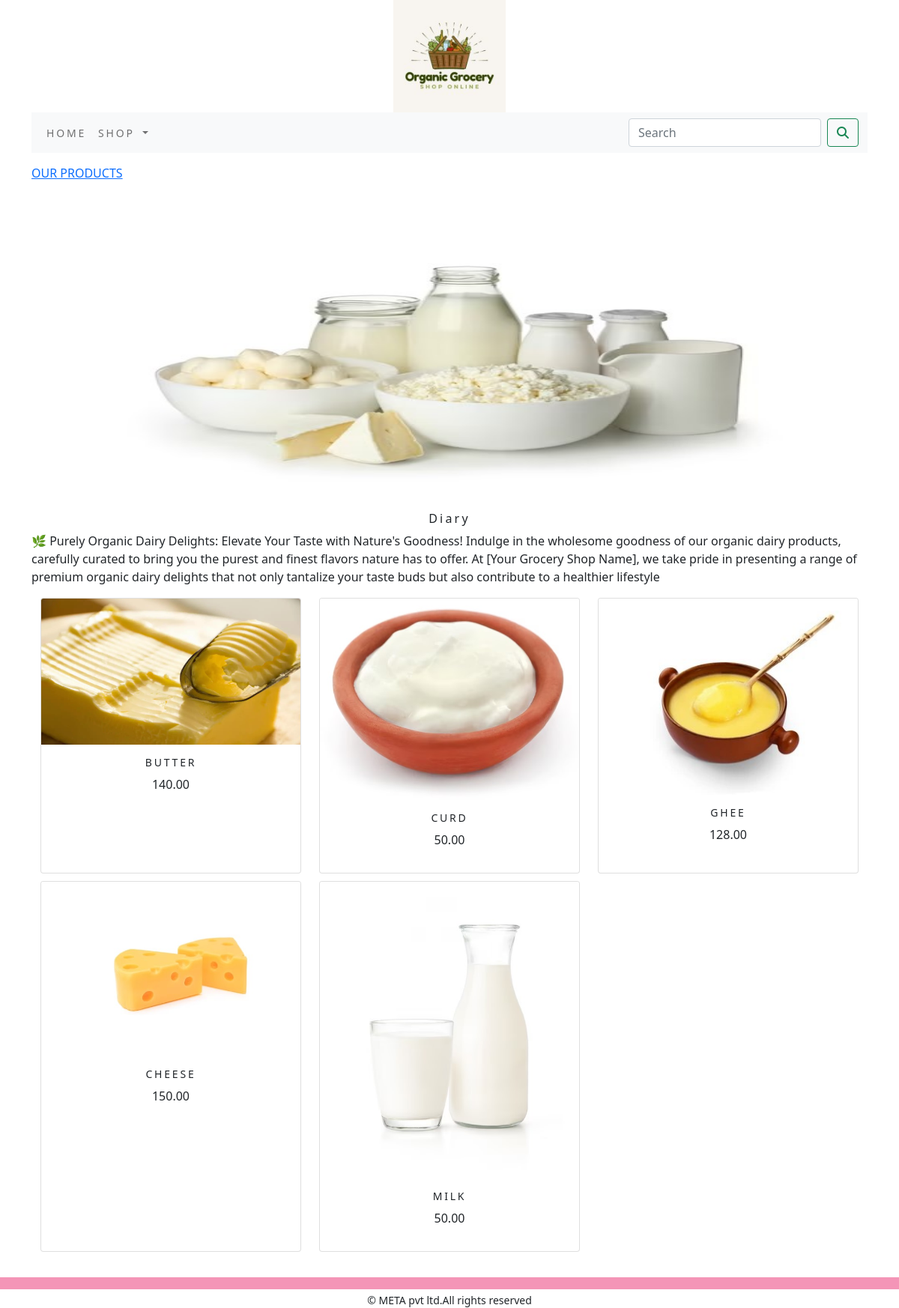
The page /shop/diary/ on the database its author committed.
### shop/models.py (models this page shows, shortened)
class Category(models.Model):
    name = models.CharField(max_length=250, unique=True)
    slug = models.SlugField(max_length=250, unique=True)
    description = models.TextField(blank=True)
    image = models.ImageField(upload_to='category', blank=True)
    class Meta:
        ordering = ("name",)
        verbose_name = 'category'
        verbose_name_plural = 'categories'
    def get_url(self):
        return reverse('shop:products_by_category',args=[self.slug])

class Product(models.Model):
    name = models.CharField(max_length=250, unique=True)
    slug = models.SlugField(max_length=258, unique=True)
    description = models.TextField(blank=True)
    price = models.DecimalField(max_digits=10, decimal_places=2)
    category = models.ForeignKey(Category, on_delete=models.CASCADE)
    image = models.ImageField(upload_to='product', blank=True)
    stock = models.IntegerField()
    available = models.BooleanField(default=True)
    created = models.DateTimeField(auto_now_add=True)
    updated = models.DateTimeField(auto_now=True)
    def get_url(self):
        return reverse('shop:prodCatdetail',args=[self.category.slug,self.slug])
    class Meta:
        ordering = ("name",)
        verbose_name = 'product'
        verbose_name_plural = 'products'

### shop/views.py (the view)
# urls.py: path('',views.allProdCat,name='allProdCat'),
def allProdCat(request, c_slug=None):
    c_page = None
    products_list= None
    if c_slug is not None:
        c_page = get_object_or_404(Category, slug=c_slug)
        products_list= Product.objects.filter(category=c_page, available=True)
    else:
        products_list= Product.objects.filter(available=True)
    paginator=Paginator(products_list,6)
    try:
        page=int(request.GET.get('page','1'))
    except:
        page=1
    try:
        products=paginator.page(page)
    except ( EmptyPage,InvalidPage):
        products=paginator.page(paginator,)
    return render(request, 'category.html', {'category': c_page, 'products': products})

### cart/context_processors.py (called while the page is built)
def counter(request):
    item_count = 0
    if 'admin' in request.path:
        return {}
    else:
        try:
            cart = Cart.objects.get(cart_id=_cart_id(request))
            cart_items = CartItem.objects.filter(cart=cart)
            for cart_item in cart_items:
                item_count += cart_item.quantity
        except Cart.DoesNotExist:
            item_count = 0
    return {'item_count': item_count}

### cart/views.py (called while the page is built)
def _cart_id(request):
    cart = request.session.session_key
    if not cart:
        cart = request.session.create()
    return cart

### shop/context_processors.py (called while the page is built)
def menu_links(request):
    links=Category.objects.all()
    return dict(links=links)

### templates/category.html (shortened to what this page needs)
{% extends 'base.html' %}
{% load static %}
{% block content %}
{% if category %}
    <div>
        <div class="row my_row_class">
            <div class="mx-auto">
                <p><a href="{% url 'shop:allProdCat' %}">OUR PRODUCTS</a></p>
            </div>
        </div>
    </div>
{% endif %}
<div class="mx_auto">
    {% if category %}
        <div>
            <img class="my_image" src="{{category.image.url}}" alt="{{category.name}}" style="width: 100%; height: 400px;">
        </div>
        <br>
        <div>
            <h1 class="text-center my_title">{{category.name}}</h1>
            <p class="text-justify">{{category.description}}</p>
        </div>
    {% endif %}
</div>
<div class="container">
    <div class="row mx_auto">
        {% for product in products.object_list %}
            <div class="my_bottom_margin col-12 col-sm-6 col-md-4">
                <div class="card text-center" style="min-width: 14rem; height: 100%;">
                    <a href="{{product.get_url}}">
                        <img class="card-img-top my_image" src="{{product.image.url}}" alt="{{product.name}}">
                    </a>
                    <div class="card-body">
                        <h4>{{product.name}}</h4>
                        <p>{{product.price}}</p>
                    </div>
                </div>
            </div>
        {% endfor %}
    </div>
    <br>
</div>
{% endblock %}

### static/css/custom.css (style rules this page uses)
body { font-family: 'Libre Baskerville', serif; font-family: 'Roboto', sans-serif; }
.my_row_class { padding-top:15px; }
.my_image { width:100%; height:auto; }
.my_title { font-size:16px; text_transform:uppercase; letter-spacing:.2em; }
.my_bottom_margin { margin-bottom:10px; }
.card-body h4 { font-size:14px; text-transform:uppercase; letter-spacing:.2em; }

### rows shown on the page
Category: image (picture), name "Diary", description "🌿 Purely Organic Dairy Delights: Elevate Your Taste with Nature's Goodness! Indulge in the wholesome goodness of our organic dairy products, carefully curated to bring you the purest and finest flavors nature has to offer. At [Your Grocery Shop Name], we take pride in presenting a range of premium organic dairy delights that not only tantalize your taste buds but also contribute to a healthier lifestyle"
Product: image (picture), name "BUTTER", price "140.00"
Product: image (picture), name "CURD", price "50.00"
Product: image (picture), name "GHEE", price "128.00"
Product: image (picture), name "CHEESE", price "150.00"
Product: image (picture), name "MILK", price "50.00"
